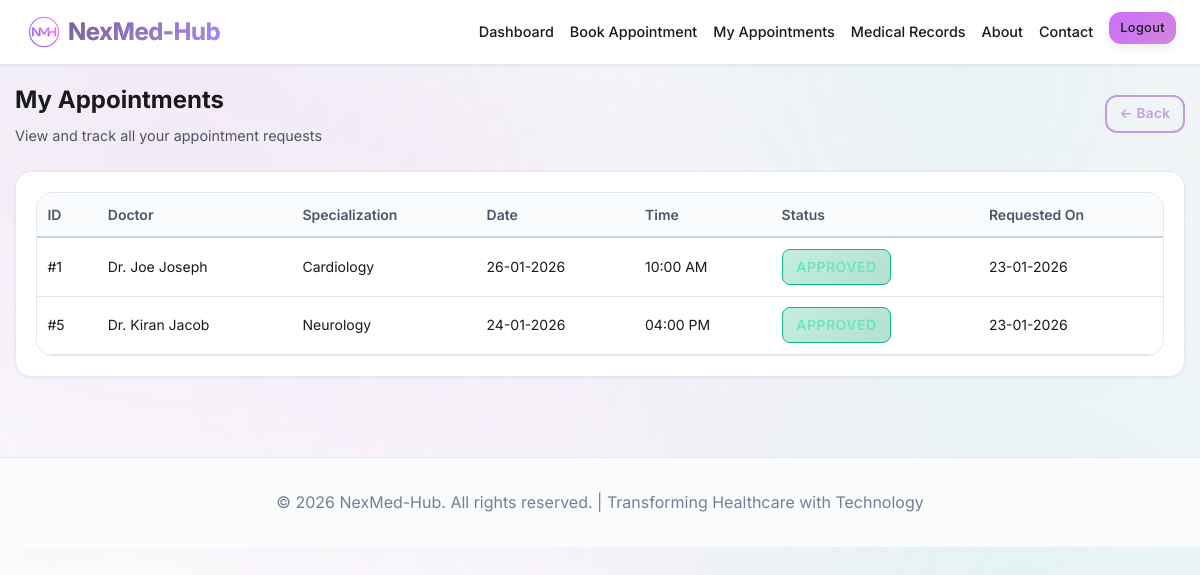
The app's page /patient/appointments (signed in) with its own data.
### models.py (models this page shows, shortened)
class Appointment(db.Model):
    __tablename__ = 'appointments'
    id = db.Column(db.Integer, primary_key=True)
    patient_id = db.Column(db.Integer, db.ForeignKey('users.id'), nullable=False)
    doctor_id = db.Column(db.Integer, db.ForeignKey('doctors.id'), nullable=False)
    appointment_date = db.Column(db.Date, nullable=False)
    appointment_time = db.Column(db.String(10), nullable=False)  # Format: "09:00 AM"
    status = db.Column(db.String(20), default='pending')  # Status workflow: 'pending' -> 'approved' or 'rejected'
    reason = db.Column(db.Text) # Reason for visit provided by patient
    created_at = db.Column(db.DateTime, default=datetime.utcnow)

class Doctor(db.Model):
    __tablename__ = 'doctors'
    id = db.Column(db.Integer, primary_key=True)
    user_id = db.Column(db.Integer, db.ForeignKey('users.id'), unique=True, nullable=True)  # Link to User for login credentials
    name = db.Column(db.String(100), nullable=False) # Professional name displayed to patients
    specialization = db.Column(db.String(100), nullable=False) # e.g., "Cardiology", "General Physician"
    available_slots_per_day = db.Column(db.Integer, default=10) # Daily appointment capacity
    created_at = db.Column(db.DateTime, default=datetime.utcnow)
    appointments = db.relationship('Appointment', backref='doctor', lazy=True)
    patient_records = db.relationship('PatientRecord', backref='doctor', lazy=True)

### routes/patient.py (the view)
@patient_bp.route('/appointments')
@patient_required
def appointments():
    status_filter = request.args.get('status', 'all')
    if status_filter == 'all':
        all_appointments = Appointment.query.filter_by(patient_id=current_user.id)\
            .order_by(Appointment.appointment_date.desc()).all()
    else:
        all_appointments = Appointment.query.filter_by(patient_id=current_user.id, status=status_filter)\
            .order_by(Appointment.appointment_date.desc()).all()
    return render_template('patient/appointments.html',
                         appointments=all_appointments,
                         status_filter=status_filter)

### app.py (called while the page is built)
@login_manager.user_loader
def load_user(user_id):
    return User.query.get(int(user_id))

### routes/patient.py (called while the page is built)
def patient_required(f):
    @wraps(f)
    @login_required
    def decorated_function(*args, **kwargs):
        if current_user.role != 'patient':
            flash('Access denied. Patients only.', 'error')
            return redirect(url_for('index'))
        return f(*args, **kwargs)
    return decorated_function

### templates/patient/appointments.html (shortened to what this page needs)
{% extends "base.html" %}
{% block content %}
<div class="container" style="padding: 1rem 15px;">
    <div class="flex-between mb-3">
        <div>
            <h1 style="font-size: 1.5rem; font-weight: 700; margin-bottom: 0.3rem;">My Appointments</h1>
            <p style="color: var(--text-secondary); margin-bottom: 0; font-size: 0.9rem;">View and track all your
                appointment requests</p>
        </div>
        <a href="{{ url_for('patient.dashboard') }}" class="btn btn-outline"
            style="padding: 0.4rem 0.8rem; font-size: 0.85rem;">← Back</a>
    </div>
    <div class="card">
        <div class="card-body">
            {% if appointments %}
            <div class="table-container" style="padding: 0;">
                <table>
                    <thead>
                        <tr>
                            <th>ID</th>
                            <th>Doctor</th>
                            <th>Specialization</th>
                            <th>Date</th>
                            <th>Time</th>
                            <th>Status</th>
                            <th>Requested On</th>
                        </tr>
                    </thead>
                    <tbody>
                        {% for appointment in appointments %}
                        <tr>
                            <td>#{{ appointment.id }}</td>
                            <td>{{ appointment.doctor.name }}</td>
                            <td>{{ appointment.doctor.specialization }}</td>
                            <td>{{ appointment.appointment_date.strftime('%d-%m-%Y') }}</td>
                            <td>{{ appointment.appointment_time }}</td>
                            <td>
                                <span class="badge badge-{{ appointment.status }}">{{ appointment.status }}</span>
                            </td>
                            <td>{{ appointment.created_at.strftime('%d-%m-%Y') }}</td>
                        </tr>
                        {% endfor %}
                    </tbody>
                </table>
            </div>
            {% endif %}
        </div>
    </div>
</div>
{% endblock %}

### records on screen
Appointment: id "1", doctor.name "Dr. Joe Joseph", doctor.specialization "Cardiology", appointment_date "26-01-2026", appointment_time "10:00 AM", status "APPROVED", created_at "23-01-2026"
Appointment: id "5", doctor.name "Dr. Kiran Jacob", doctor.specialization "Neurology", appointment_date "24-01-2026", appointment_time "04:00 PM", status "APPROVED", created_at "23-01-2026"
